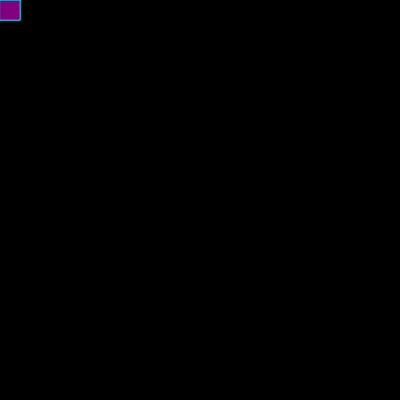
Frame 1 (no input)
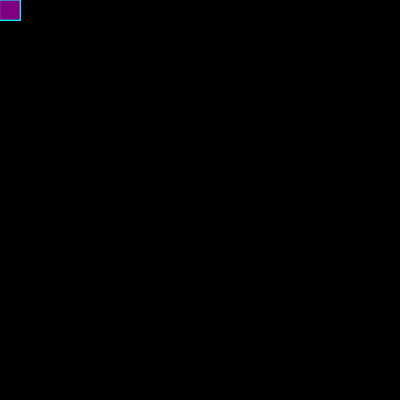
Frame 60 (no input)
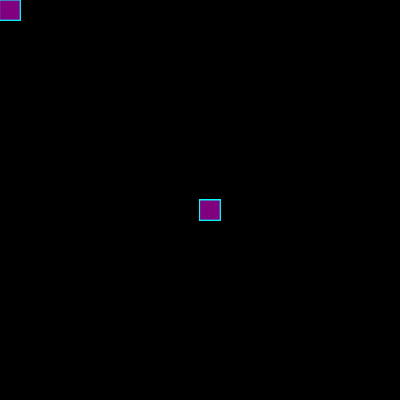
Frame 120 (the mouse pressed at the canvas centre since frame 60)

The p5.js sketch that drew these frames (run headless with seeded random() and noise() and a simulated clock; from frame 60 on, the mouse is pressed at the canvas centre):

// p5.js sketch
// ── sketch.js
function setup() {
    createCanvas(400, 400);
    background("black");
  }
  
  function draw() {
  
    (30,20,20);
    fill("purple");
    stroke("cyan");
    if(mouseIsPressed);{
    rect(mouseX,mouseY,20.20);}
  }
  
